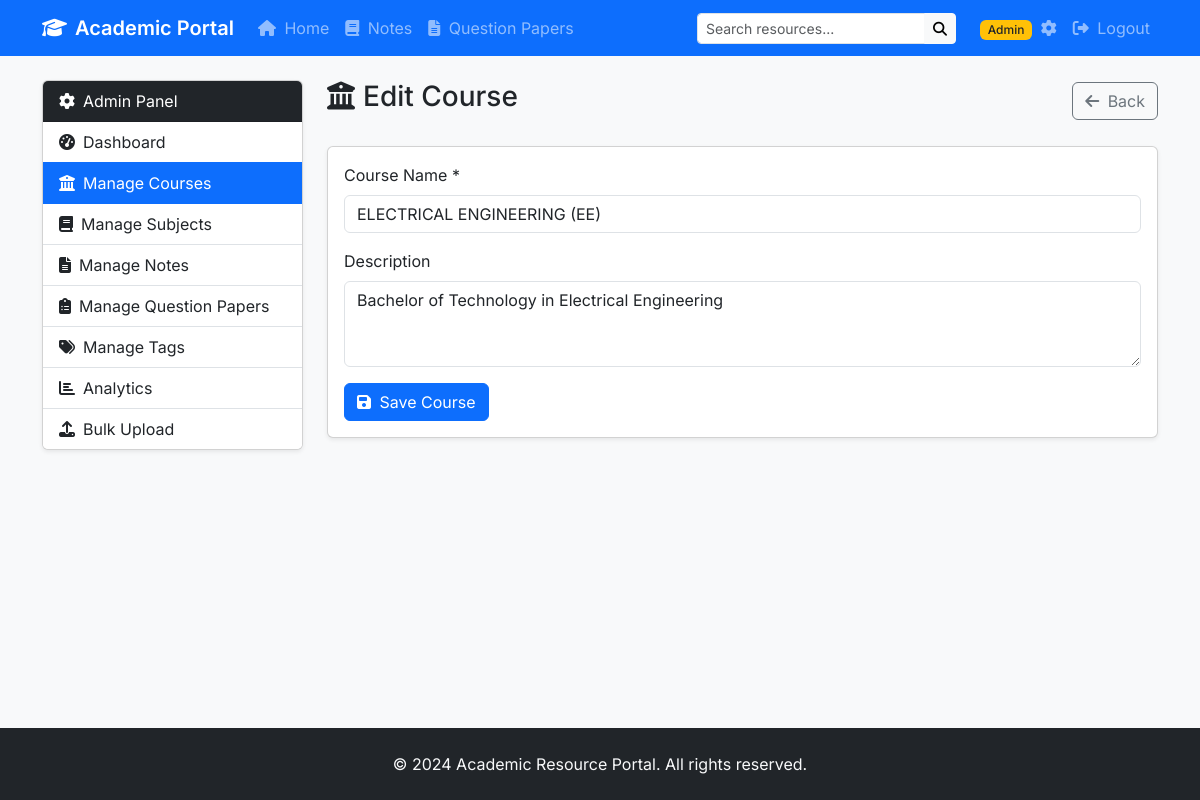
The page /admin/courses/edit/1 (signed in) on the database its author committed.
### models.py (models this page shows, shortened)
class Course(db.Model):
    id = db.Column(db.Integer, primary_key=True)
    name = db.Column(db.String(100), unique=True, nullable=False)
    description = db.Column(db.Text)
    created_at = db.Column(db.DateTime, default=datetime.utcnow)
    subjects = db.relationship('Subject', backref='course', lazy=True, cascade='all, delete-orphan')

### routes.py (the view)
@app.route('/admin/courses/edit/<int:course_id>', methods=['GET', 'POST'])
@login_required
def admin_edit_course(course_id):
    course = Course.query.get_or_404(course_id)
    form = CourseForm(obj=course)
    if form.validate_on_submit():
        course.name = form.name.data
        course.description = form.description.data
        db.session.commit()
        flash('Course updated successfully!', 'success')
        return redirect(url_for('admin_courses'))
    return render_template('admin/course_form.html', form=form, title='Edit Course')

### forms.py
class CourseForm(FlaskForm):
    name = StringField('Course Name', validators=[DataRequired(), Length(max=100)])
    description = TextAreaField('Description')

### routes.py (called while the page is built)
@login_manager.user_loader
def load_user(user_id):
    return Admin.query.get(int(user_id))

### templates/admin/course_form.html (shortened to what this page needs)
{% extends "admin/base_admin.html" %}
{% block admin_content %}
<div class="d-flex justify-content-between align-items-center mb-4">
    <h3><i class="fas fa-university me-2"></i>{{ title }}</h3>
    <a href="{{ url_for('admin_courses') }}" class="btn btn-outline-secondary">
        <i class="fas fa-arrow-left me-1"></i> Back
    </a>
</div>
<div class="card shadow-sm">
    <div class="card-body">
        <form method="post">
            <div class="mb-3">
                <label for="name" class="form-label">Course Name *</label>
                {{ form.name(class="form-control", placeholder="e.g., Computer Science") }}
            </div>
            <div class="mb-3">
                <label for="description" class="form-label">Description</label>
                {{ form.description(class="form-control", rows="3", placeholder="Brief description of the course") }}
            </div>
            <button type="submit" class="btn btn-primary">
                <i class="fas fa-save me-1"></i> Save Course
            </button>
        </form>
    </div>
</div>
{% endblock %}

### static/css/style.css (style rules this page uses)
body { font-family: 'Inter', sans-serif; background-color: #f8f9fa; min-height: 100vh; display: flex; flex-direction: column; }

### rows shown on the page
Course: name "ELECTRICAL ENGINEERING (EE)", description "Bachelor of Technology in Electrical Engineering"

### other values the page prints
{{ title }} "Edit Course"
